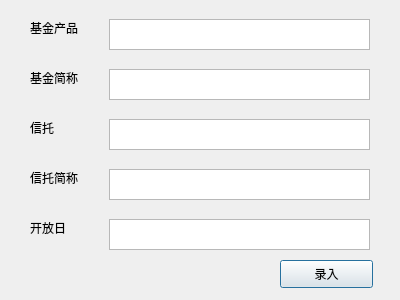
<?xml version="1.0" encoding="UTF-8"?>
<ui version="4.0">
 <class>Dialog</class>
 <widget class="QDialog" name="Dialog">
  <property name="geometry">
   <rect>
    <x>0</x>
    <y>0</y>
    <width>400</width>
    <height>300</height>
   </rect>
  </property>
  <property name="windowTitle">
   <string>Dialog</string>
  </property>
  <widget class="QLabel" name="label_3">
   <property name="geometry">
    <rect>
     <x>30</x>
     <y>120</y>
     <width>30</width>
     <height>16</height>
    </rect>
   </property>
   <property name="text">
    <string>信托</string>
   </property>
  </widget>
  <widget class="QTextEdit" name="textEdit_5">
   <property name="geometry">
    <rect>
     <x>109</x>
     <y>219</y>
     <width>261</width>
     <height>31</height>
    </rect>
   </property>
  </widget>
  <widget class="QTextEdit" name="textEdit_3">
   <property name="geometry">
    <rect>
     <x>109</x>
     <y>119</y>
     <width>261</width>
     <height>31</height>
    </rect>
   </property>
  </widget>
  <widget class="QLabel" name="label_4">
   <property name="geometry">
    <rect>
     <x>30</x>
     <y>170</y>
     <width>60</width>
     <height>16</height>
    </rect>
   </property>
   <property name="text">
    <string>信托简称</string>
   </property>
  </widget>
  <widget class="QLabel" name="label_2">
   <property name="geometry">
    <rect>
     <x>30</x>
     <y>70</y>
     <width>60</width>
     <height>16</height>
    </rect>
   </property>
   <property name="text">
    <string>基金简称</string>
   </property>
  </widget>
  <widget class="QTextEdit" name="textEdit_4">
   <property name="geometry">
    <rect>
     <x>109</x>
     <y>169</y>
     <width>261</width>
     <height>31</height>
    </rect>
   </property>
  </widget>
  <widget class="QTextEdit" name="textEdit">
   <property name="geometry">
    <rect>
     <x>109</x>
     <y>19</y>
     <width>261</width>
     <height>31</height>
    </rect>
   </property>
  </widget>
  <widget class="QTextEdit" name="textEdit_2">
   <property name="geometry">
    <rect>
     <x>109</x>
     <y>69</y>
     <width>261</width>
     <height>31</height>
    </rect>
   </property>
  </widget>
  <widget class="QLabel" name="label">
   <property name="geometry">
    <rect>
     <x>30</x>
     <y>20</y>
     <width>60</width>
     <height>16</height>
    </rect>
   </property>
   <property name="text">
    <string>基金产品</string>
   </property>
  </widget>
  <widget class="QLabel" name="label_5">
   <property name="geometry">
    <rect>
     <x>30</x>
     <y>220</y>
     <width>45</width>
     <height>16</height>
    </rect>
   </property>
   <property name="text">
    <string>开放日</string>
   </property>
  </widget>
  <widget class="QPushButton" name="pushButton">
   <property name="geometry">
    <rect>
     <x>280</x>
     <y>260</y>
     <width>93</width>
     <height>28</height>
    </rect>
   </property>
   <property name="text">
    <string>录入</string>
   </property>
  </widget>
 </widget>
 <resources/>
 <connections/>
</ui>
